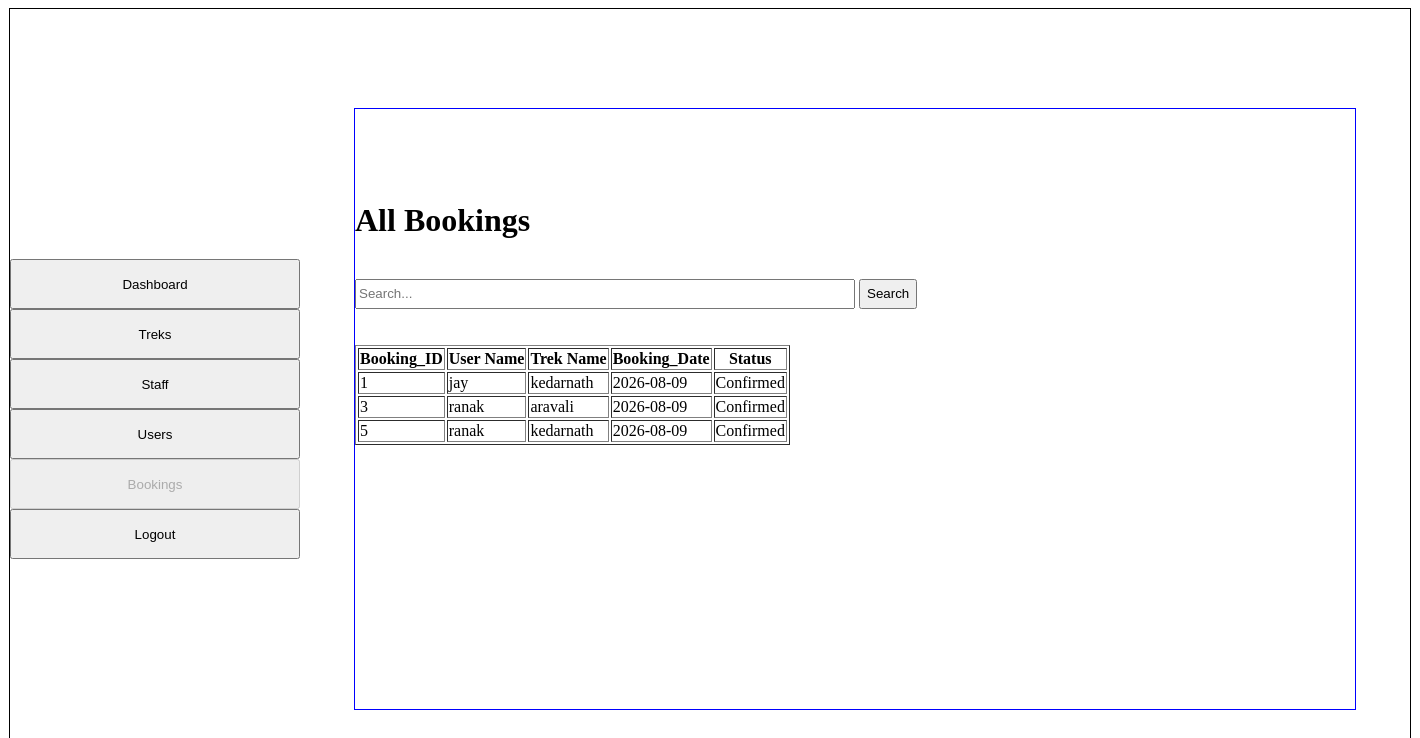
Before: /bookings with the older database file.
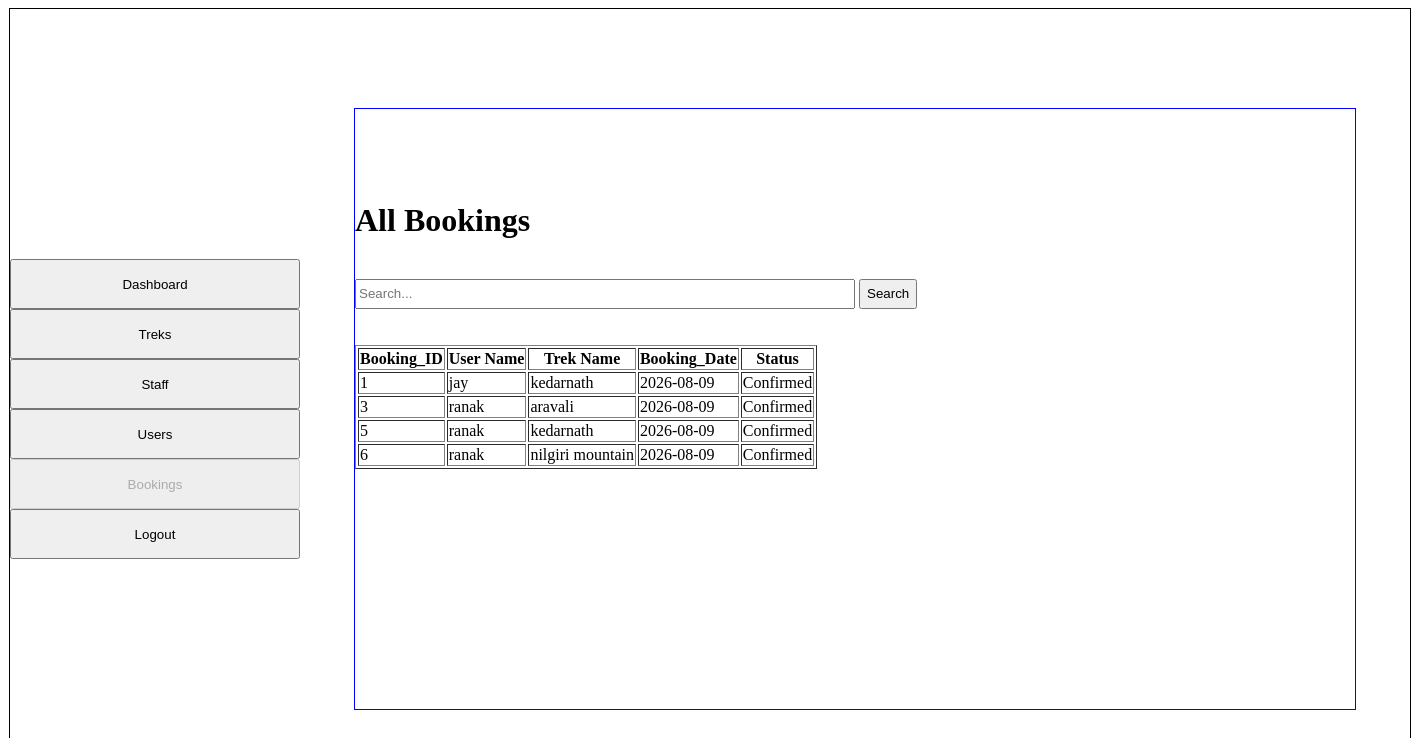
After: the same page with the newer database file.
### models.py (models this page shows)
class Booking(db.Model):
    __tablename__ = "bookings"
    booking_id = db.Column(db.Integer, primary_key=True)
    user_id = db.Column(db.Integer, db.ForeignKey("users.user_id"), nullable=False)
    trek_id = db.Column(db.Integer, db.ForeignKey("treks.trek_id"), nullable=False)
    booking_date = db.Column(db.Date, nullable=False)
    status = db.Column(db.String(20), nullable=False)

class User(db.Model):
    __tablename__ = "users"
    user_id = db.Column(db.Integer, primary_key=True)
    full_name = db.Column(db.String(100), nullable=False)
    email = db.Column(db.String(120), unique=True, nullable=False)
    password = db.Column(db.String(200), nullable=False)
    phone = db.Column(db.String(15), nullable=False)
    role = db.Column(db.String(50), nullable=False)
    status = db.Column(db.String(20), nullable=False)
    bookings = db.relationship("Booking", cascade="all,delete", backref="user")

class Trek(db.Model):
    __tablename__ = "treks"
    trek_id = db.Column(db.Integer, primary_key=True)
    trek_name = db.Column(db.String(200), nullable=False)
    location = db.Column(db.String(100), nullable=False)
    difficulty = db.Column(db.String(50), nullable=False)
    duration = db.Column(db.String(50), nullable=False)
    start_date = db.Column(db.Date, nullable=False)
    end_date = db.Column(db.Date, nullable=False)
    total_slots = db.Column(db.Integer, nullable=False)
    available_slots = db.Column(db.Integer, nullable=False)
    status = db.Column(db.String(20), nullable=False)
    description = db.Column(db.String(500), nullable=False)
    assigned_staff_id = db.Column(db.Integer, db.ForeignKey("users.user_id"), nullable=True)
    bookings = db.relationship("Booking", cascade="all,delete", backref="trek")

### app.py (the view)
@app.route('/bookings', methods=['GET', 'POST'])
def admin_bookings():
    if request.method == 'POST':
        search_query = request.form.get("search")
        all_bookings = db.session.query(Booking, User, Trek)\
            .join(User, Booking.user_id == User.user_id)\
            .join(Trek, Booking.trek_id == Trek.trek_id)\
            .filter(
                (User.full_name.like(f"%{search_query}%")) |
                (Trek.trek_name.like(f"%{search_query}%"))).all()
    else:
        all_bookings = db.session.query(Booking, User, Trek)\
            .join(User, Booking.user_id == User.user_id)\
            .join(Trek, Booking.trek_id == Trek.trek_id).all()
    return render_template("Bookings.html", bkng=all_bookings)

### templates/Bookings.html (shortened to what this page needs)
{% extends "base.html" %}
{% block sidebar %}
<a href="/admin_dashboard"><input type="button" value="Dashboard" style="width: 290px; height: 50px; margin: 0 auto;"></a><br>
<a href="/manage_treks"><input type="button" value="Treks" style="width: 290px; height: 50px; margin: 0 auto;" ></a><br>
<a href="/all_staffs"><input type="button" value="Staff" style="width: 290px; height: 50px; margin: 0 auto;"></a><br>
<a href="/all_users"><input type="button" value="Users" style="width: 290px; height: 50px; margin: 0 auto;"></a><br>
<a href="/bookings"><input type="button" value="Bookings" style="width: 290px; height: 50px; margin: 0 auto;" disabled></a><br>
<a href="/logout"><input type="button" value="Logout" style="width: 290px; height: 50px; margin: 0 auto;"></a>
{% endblock %}
{% block content %}
<br>
    <br>
<div style="margin: 0 auto;">
    <h1>All Bookings</h1>
    <br>
<form method="POST" action="">
    <input type="search" name="search" style="width: 500px; height: 30px;" placeholder="Search...">
    <input type="submit" value="Search" style="height: 30px; cursor: pointer;">
</form></div>
<br>
<br>
    <table border="1px solid black" >
    <tr>
        <th>Booking_ID</th>
        <th >User Name</th>
        <th>Trek Name</th>
        <th>Booking_Date</th>
        <th>Status</th>
    </tr>
    {% for b, u, t in bkng %}
    <tr>
        <td>{{ b.booking_id }}</td>
        <td>{{ u.full_name }}</td>
        <td>{{ t.trek_name }}</td>
        <td>{{ b.booking_date }}</td>
        <td>{{ b.status }}</td>
    </tr>
    {% endfor %}
</table>
{% endblock %}

### templates/base.html (shortened to what this page needs)
<!DOCTYPE html>
<html lang="en">
<head>
    <link rel="stylesheet" href="{{ url_for('static', filename='main.css') }}">
</head>
<body>
<div class="cntr" style="border: 1px solid black; height: 800px; width: 1400px; margin:0 auto; display:flex; justify-content:center; align-items:center;">
    <div>
        {% block sidebar %}
        {% endblock %}
    </div>
    <div class="incntr" style="border: 1px solid blue; height: 600px; width: 1000px; margin:0 auto; align-items: center; overflow-y: auto;">
        <br><br>
        {% block content %}
        {% endblock %}
    </div>
</div>
</body>
</html>

Changed rows visible on the page:
added Booking: booking_id "6", full_name "ranak", trek_name "nilgiri mountain", booking_date "2026-08-09", status "Confirmed"
